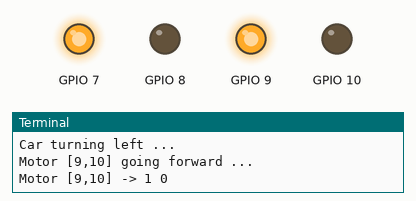
The program below on a simulated Raspberry Pi (BCM pin numbers). Parts: output pins drawn as LEDs (lit = HIGH), the last lines printed to the terminal. Library files of the repository ran but are not shown: __init__.py.

Above: at 0.2 s.
At 2.0 s:
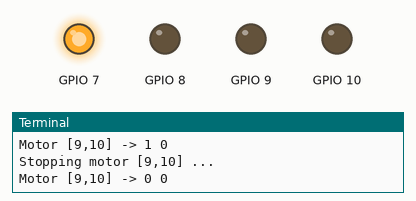
At 5.0 s:
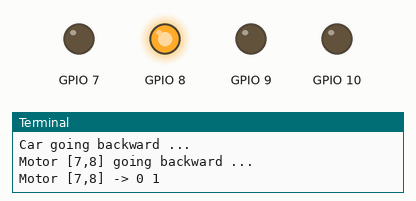
Timing chart, 0 to 8.5 s (numbered marks = the images above):
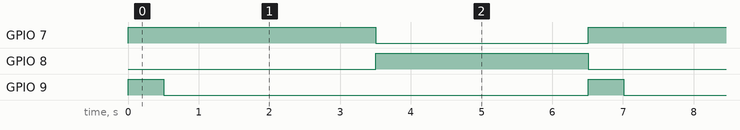

The program:

main.py
```python
import RPi.GPIO as GPIO
import time
from lib import car

GPIO.setmode(GPIO.BCM)

c = car.Car( [ 7, 8 ], [ 9, 10 ] )

try:
	while True:
		c.forward()

		c.steer( car.Car.STEER_LEFT )
		time.sleep( 0.5 )
		c.steer( car.Car.STEER_NONE )

		time.sleep( 3.0 )

		c.backward()

		time.sleep( 3.0 )

except KeyboardInterrupt:

	pass

finally:
	print "Cleaning GPIO status ..."

	c.stop()

	GPIO.cleanup()
```

car.py
```python
import motor

class Car:
	STEER_LEFT  = 1
	STEER_RIGHT = 2
	STEER_NONE  = 0

	def __init__( self, acc_pins, steerin_pins ):
		self.accelerator = motor.Motor( acc_pins[0], acc_pins[1] )
		self.steering = motor.Motor( steerin_pins[0], steerin_pins[1] )

	def forward(self):
		print "Car going forward ..."
		self.accelerator.forward()

	def backward(self):
		print "Car going backward ..."
		self.accelerator.backward()

	def stop(self):
		print "Car stopping ..."
		self.accelerator.stop()
		self.steering.stop()

	def steer( self, where ):
		if where == self.STEER_LEFT:
			print "Car turning left ..."
			self.steering.forward()
		elif where == self.STEER_RIGHT:
			print "Car turning right ..."
			self.steering.backward()
		else:
			self.steering.stop()
```

motor.py
```python
import RPi.GPIO as GPIO

class Motor:
  def __init__(self, pin_a, pin_b):
    print "Creating Motor instance [%d,%d]" % ( pin_a, pin_b )

    self.pin_a    = pin_a
    self.pin_b    = pin_b

    # make sure both pin are configured for output
    GPIO.setup( self.pin_a, GPIO.OUT )
    GPIO.setup( self.pin_b, GPIO.OUT )
    # and make sure the motor is stopped
    self.stop()

  # simple method to control both ports at once
  def send( self, a, b ):
    print "Motor [%d,%d] -> %d %d" % ( self.pin_a, self.pin_b, a, b )

    GPIO.output( self.pin_a, GPIO.HIGH if a == True else GPIO.LOW )
    GPIO.output( self.pin_b, GPIO.HIGH if b == True else GPIO.LOW )

  def stop(self):
    print "Stopping motor [%d,%d] ..." % ( self.pin_a, self.pin_b )
    self.send( False, False )

  def forward(self):
    print "Motor [%d,%d] going forward ..." % ( self.pin_a, self.pin_b )
    self.send( True, False )

  def backward(self):
    print "Motor [%d,%d] going backward ..." % ( self.pin_a, self.pin_b )
    self.send( False, True )
```

Measured:
- by itself, GPIO 7: alternates HIGH for 3.5 s and LOW for 3.0 s
- by itself, GPIO 8: alternates HIGH for 3.0 s and LOW for 3.5 s
- by itself, GPIO 9: alternates HIGH for 0.50 s and LOW for 6.0 s
